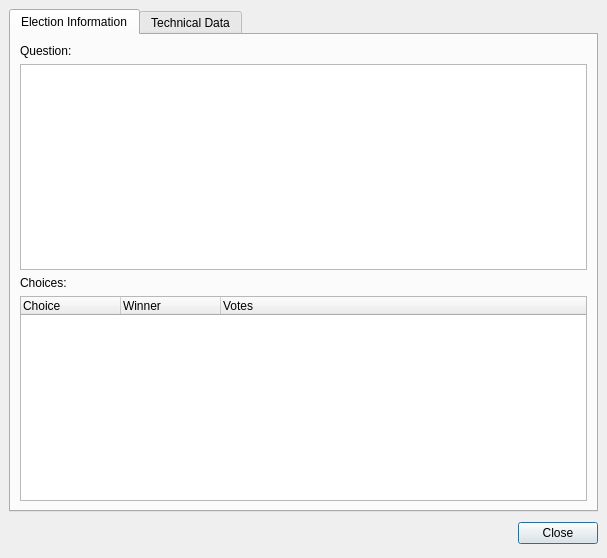
<ui version="4.0" >
 <author></author>
 <comment></comment>
 <exportmacro></exportmacro>
 <class>StatusDialog</class>
 <widget class="QDialog" name="StatusDialog" >
  <property name="geometry" >
   <rect>
    <x>0</x>
    <y>0</y>
    <width>607</width>
    <height>558</height>
   </rect>
  </property>
  <property name="windowTitle" >
   <string>Procedure Status</string>
  </property>
  <layout class="QGridLayout" >
   <property name="margin" >
    <number>9</number>
   </property>
   <property name="spacing" >
    <number>6</number>
   </property>
   <item row="1" column="0" >
    <layout class="QHBoxLayout" >
     <property name="margin" >
      <number>0</number>
     </property>
     <property name="spacing" >
      <number>6</number>
     </property>
     <item>
      <spacer>
       <property name="orientation" >
        <enum>Qt::Horizontal</enum>
       </property>
       <property name="sizeHint" >
        <size>
         <width>131</width>
         <height>31</height>
        </size>
       </property>
      </spacer>
     </item>
     <item>
      <widget class="QPushButton" name="okButton" >
       <property name="text" >
        <string>Close</string>
       </property>
      </widget>
     </item>
    </layout>
   </item>
   <item row="0" column="0" >
    <widget class="QTabWidget" name="tabWidget" >
     <widget class="QWidget" name="tab" >
      <attribute name="title" >
       <string>Election Information</string>
      </attribute>
      <layout class="QGridLayout" >
       <property name="margin" >
        <number>9</number>
       </property>
       <property name="spacing" >
        <number>6</number>
       </property>
       <item row="0" column="0" >
        <layout class="QVBoxLayout" >
         <property name="margin" >
          <number>0</number>
         </property>
         <property name="spacing" >
          <number>6</number>
         </property>
         <item>
          <widget class="QLabel" name="label_12" >
           <property name="text" >
            <string>Question:</string>
           </property>
           <property name="buddy" >
            <cstring>questionTextEdit</cstring>
           </property>
          </widget>
         </item>
         <item>
          <widget class="QTextEdit" name="questionTextEdit" >
           <property name="frameShape" >
            <enum>QFrame::StyledPanel</enum>
           </property>
           <property name="frameShadow" >
            <enum>QFrame::Sunken</enum>
           </property>
           <property name="readOnly" >
            <bool>true</bool>
           </property>
          </widget>
         </item>
         <item>
          <widget class="QLabel" name="choicesLabel" >
           <property name="text" >
            <string>Choices:</string>
           </property>
           <property name="buddy" >
            <cstring></cstring>
           </property>
          </widget>
         </item>
         <item>
          <widget class="QTreeWidget" name="choicesTreeWidget" >
           <property name="alternatingRowColors" >
            <bool>true</bool>
           </property>
           <property name="rootIsDecorated" >
            <bool>false</bool>
           </property>
           <column>
            <property name="text" >
             <string>Choice</string>
            </property>
           </column>
           <column>
            <property name="text" >
             <string>Winner</string>
            </property>
           </column>
           <column>
            <property name="text" >
             <string>Votes</string>
            </property>
           </column>
          </widget>
         </item>
        </layout>
       </item>
      </layout>
     </widget>
     <widget class="QWidget" name="tab_2" >
      <attribute name="title" >
       <string>Technical Data</string>
      </attribute>
      <layout class="QGridLayout" >
       <property name="margin" >
        <number>9</number>
       </property>
       <property name="spacing" >
        <number>6</number>
       </property>
       <item row="0" column="0" >
        <layout class="QVBoxLayout" >
         <property name="margin" >
          <number>0</number>
         </property>
         <property name="spacing" >
          <number>6</number>
         </property>
         <item>
          <widget class="QLabel" name="label_14" >
           <property name="text" >
            <string>Public key:</string>
           </property>
          </widget>
         </item>
         <item>
          <widget class="QTextBrowser" name="pubkeyTextBrowser" />
         </item>
        </layout>
       </item>
      </layout>
     </widget>
    </widget>
   </item>
  </layout>
 </widget>
 <pixmapfunction></pixmapfunction>
 <tabstops>
  <tabstop>okButton</tabstop>
  <tabstop>questionTextEdit</tabstop>
 </tabstops>
 <resources>
  <include location="../resource.qrc" />
 </resources>
 <connections>
  <connection>
   <sender>okButton</sender>
   <signal>clicked()</signal>
   <receiver>StatusDialog</receiver>
   <slot>accept()</slot>
   <hints>
    <hint type="sourcelabel" >
     <x>278</x>
     <y>253</y>
    </hint>
    <hint type="destinationlabel" >
     <x>96</x>
     <y>254</y>
    </hint>
   </hints>
  </connection>
 </connections>
</ui>
